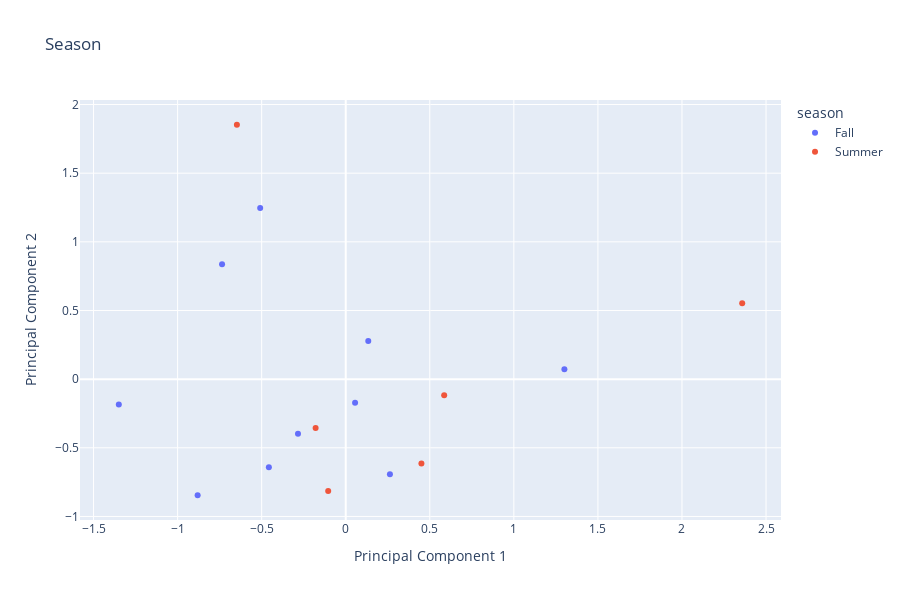

The code cell stored with this chart in its notebook:
### Code cell
fig = px.scatter(train[train['season'].notna()], x=0, y=1, color="season", title='Season', height=600, labels={
                     "0": "Principal Component 1",
                     "1": "Principal Component 2"})
fig.show()

### Figure 1 — Plotly figure (JSON) as saved in the notebook; plotly's stock layout.template omitted (floating-point values rounded to 4 significant figures)
{"data": [{"hovertemplate": "season=Fall<br>Principal Component 1=%{x}<br>Principal Component 2=%{y}<extra></extra>", "legendgroup": "Fall", "marker": {"color": "#636efa", "symbol": "circle"}, "mode": "markers", "name": "Fall", "orientation": "v", "showlegend": true, "type": "scatter", "x": [0.1341, 0.2629, -0.284, -0.8809, 1.301, 0.05564, -0.4572, -0.7357, -1.35, -0.5089], "xaxis": "x", "y": [0.2769, -0.6922, -0.3982, -0.8456, 0.07274, -0.1724, -0.6425, 0.8365, -0.185, 1.247], "yaxis": "y"}, {"hovertemplate": "season=Summer<br>Principal Component 1=%{x}<br>Principal Component 2=%{y}<extra></extra>", "legendgroup": "Summer", "marker": {"color": "#EF553B", "symbol": "circle"}, "mode": "markers", "name": "Summer", "orientation": "v", "showlegend": true, "type": "scatter", "x": [-0.1044, 0.4502, 2.358, 0.5856, -0.1792, -0.6474], "xaxis": "x", "y": [-0.8145, -0.6147, 0.5529, -0.1169, -0.3567, 1.853], "yaxis": "y"}], "layout": {"height": 600, "legend": {"title": {"text": "season"}, "tracegroupgap": 0}, "title": {"text": "Season"}, "xaxis": {"anchor": "y", "domain": [0, 1], "title": {"text": "Principal Component 1"}}, "yaxis": {"anchor": "x", "domain": [0, 1], "title": {"text": "Principal Component 2"}}}}
